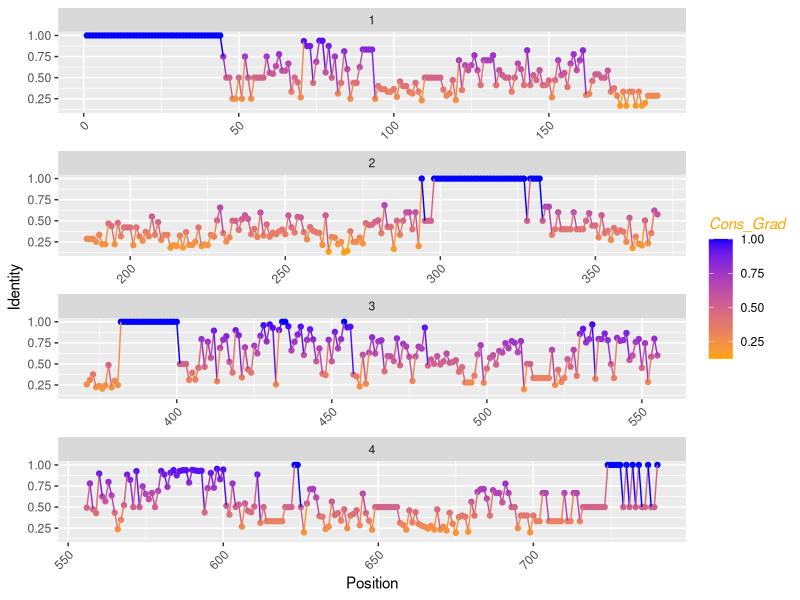

Write the R code that produced this figure.
install.packages("ggplot2")
install.packages("dplyr")
install.packages("tidyr")
library(ggplot2)
library(dplyr)
library(tidyr)

d <- read.table('identity.txt', sep='\t', h=T)

pdf("conserved_area_identity_TPD52.pdf", width=16, height=9)

head(d)

names(d) <- c('Pos', 'AA', 'Cons_Grad')

head(d)

d$group <- as.numeric(cut(d$Pos, 4))

ggplot(data=d, aes(x=Pos , y=Cons_Grad, color= Cons_Grad)) +
  xlab("Position")+ ylab("Identity")+ geom_point()+ geom_line(aes(color=Cons_Grad)) +
  scale_color_gradient(low="Orange", high = "Blue") + 
  theme(axis.text.x = element_text(angle = 45, vjust = 1, hjust=1)) + 
  theme(legend.title = element_text(colour="Orange", size=11, face="italic")) +
  facet_wrap(~group, ncol = 1, scales = "free_x")


dev.off()
